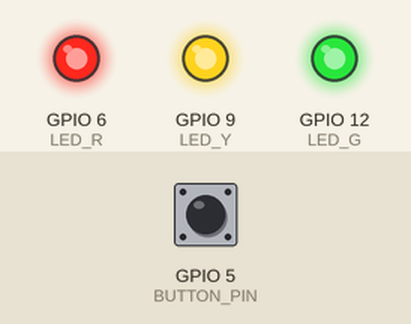
A sketch run on a simulated ESP32-S3. Shown: output pins drawn as LEDs (lit = HIGH). Dashed ring = blinking. The inputs (shaded band) are chosen by the test bench; at power-on: GPIO 5 (BUTTON_PIN) HIGH. WiFi joins after 1.5 s; servers stay silent unless stated; uploads are accepted with an empty reply; random numbers use the default seed unless the sketch sets one; what the sketch prints to the serial monitor is not drawn.

Above: at 3.1 s.
4.1 s: GPIO 5 (BUTTON_PIN) pulled LOW for 0.15 s
At 6.0 s:
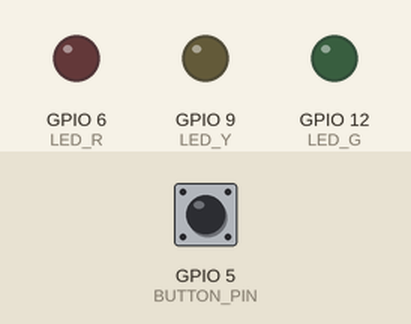
7.1 s: GPIO 5 (BUTTON_PIN) pulled LOW for 1 s
At 7.45 s:
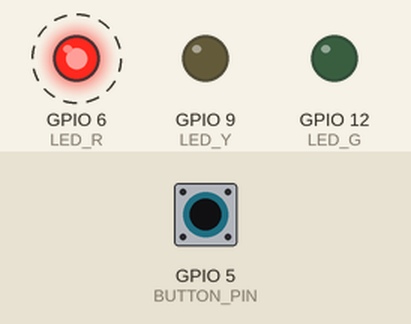
10.1 s: GPIO 5 (BUTTON_PIN) pulsed LOW 5 times (0.12 s each, 0.3 s apart)
At 14.7 s:
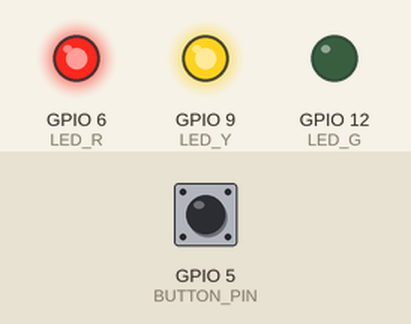
Timing chart, 0 to 20.6 s (numbered marks = the images above; inputs shaded):
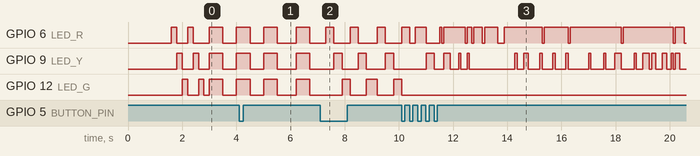

The sketch:

esp32_main.ino
```cpp
// ================================================================
// COM3505 – Internet of Things Assignment
// ESP32 Device: Button Sensor + LED Patterns + Flask Server
//
// Features:
//   1. Wi-Fi connection (Station mode) + IP print
//   2. Button sensor reading (GPIO input)
//   3. HTTP POST → Python Flask server every 3 seconds
//   4. LED patterns: Blink, Chase, Rainbow, Fire
//   5. Pattern control via Flask server (poll /command)
// ================================================================

#include <WiFi.h>
#include <WebServer.h>
#include <WiFiClient.h>
#include <HTTPClient.h>

// ================================================================
const char* wifiSsid     = "Lizzz";
const char* wifiPassword = "12345678";
const char* serverHost   = "172.20.10.2";
const int   serverPort   = 9000;
// ================================================================

// ── LED Pins ─────────────────────────────────────────────────────
#define LED_R   6    // Red    LED → GPIO6
#define LED_Y   9    // Yellow LED → GPIO9
#define LED_G   12   // Green  LED → GPIO12

const int NUM_LEDS = 3;
const int LED_PINS[NUM_LEDS] = { LED_R, LED_Y, LED_G };

// ── Button Pin ───────────────────────────────────────────────────
#define BUTTON_PIN 5   // Push button → GPIO5 (INPUT_PULLUP)

// ── Pattern IDs ──────────────────────────────────────────────────
#define PAT_BLINK    0
#define PAT_CHASE    1
#define PAT_RAINBOW  2
#define PAT_FIRE     3

// ── Global State ─────────────────────────────────────────────────
int  currentPattern   = PAT_BLINK;
int  buttonState      = 0;
int  buttonPressCount = 0;

unsigned long lastSendTime    = 0;
unsigned long lastPatternTime = 0;
unsigned long lastPollTime    = 0;

const unsigned long SEND_INTERVAL = 3000;  // POST every 3 s
const unsigned long POLL_INTERVAL = 2000;  // Poll command every 2 s

// Pattern animation state
int  chaseIndex   = 0;
int  rainbowIndex = 0;
bool blinkState   = false;

// ================================================================
// Wi-Fi Connection
// ================================================================
void connectWiFi() {
  Serial.print("Connecting to Wi-Fi: ");
  Serial.println(wifiSsid);

  WiFi.mode(WIFI_STA);
  WiFi.begin(wifiSsid, wifiPassword);

  unsigned long start = millis();
  while (WiFi.status() != WL_CONNECTED) {
    delay(500);
    Serial.print(".");
    if (millis() - start > 40000) {
      Serial.println("\n[ERROR] Wi-Fi timeout – restarting");
      ESP.restart();
    }
  }

  Serial.println("\n✓ Wi-Fi Connected!");
  Serial.print("  Device IP: ");
  Serial.println(WiFi.localIP());
  Serial.print("  MAC: ");
  Serial.println(WiFi.macAddress());
}

// ================================================================
// HTTP POST /pattern -> Flask  (notify pattern change from button)
// Called when even press triggers auto pattern advance
// ================================================================
void postPatternUpdate(int newPattern) {
  if (WiFi.status() != WL_CONNECTED) return;

  HTTPClient http;
  String url = "http://" + String(serverHost) + ":" + String(serverPort) + "/pattern";
  http.begin(url);
  http.addHeader("Content-Type", "application/json");

  String payload = "{\"pattern\":" + String(newPattern) + "}";
  int httpCode = http.POST(payload);

  if (httpCode > 0) {
    Serial.printf("[PATTERN] Notified Flask → pattern %d  HTTP %d\n", newPattern, httpCode);
  } else {
    Serial.printf("[PATTERN] Failed: %s\n", http.errorToString(httpCode).c_str());
  }
  http.end();
}

// ================================================================
// Button Sensor Reading
// buttonState = 1 when pressed, 0 when released
//
// Auto pattern advance (optional feature):
// Every even press_count -> advance to next pattern
// Blink(0), Chase(1), Rainbow(2), Fire(3), Blink(0) ...
// ================================================================
void readSensor() {
  int raw = digitalRead(BUTTON_PIN);
  int newState = (raw == LOW) ? 1 : 0;  // INPUT_PULLUP: LOW = pressed

  if (newState == 1 && buttonState == 0) {
    buttonPressCount++;
    Serial.printf("[Sensor] Button pressed! Total presses: %d\n", buttonPressCount);

    // Even press -> advance to next pattern
    if (buttonPressCount % 2 == 0) {
      currentPattern = (currentPattern + 1) % 4;  // cycle 0->1->2->3->0
      resetPatternState();
      Serial.printf("[AUTO] Even press → Pattern advanced to %d\n", currentPattern);
      postPatternUpdate(currentPattern);  // notify Flask immediately
    }
  }
  buttonState = newState;
}

// ================================================================
// HTTP POST -> Flask
// JSON: { "button": 0, "press_count": 5, "pattern": 1 }
// ================================================================
void postSensorData() {
  if (WiFi.status() != WL_CONNECTED) return;

  HTTPClient http;
  String url = "http://" + String(serverHost) + ":" + String(serverPort) + "/data";
  http.begin(url);
  http.addHeader("Content-Type", "application/json");

  String payload = "{";
  payload += "\"button\":"      + String(buttonState)      + ",";
  payload += "\"press_count\":" + String(buttonPressCount)  + ",";
  payload += "\"pattern\":"     + String(currentPattern);
  payload += "}";

  int httpCode = http.POST(payload);

  if (httpCode > 0) {
    Serial.printf("[POST] Sent → %s  HTTP %d\n", url.c_str(), httpCode);
  } else {
    Serial.printf("[POST] Failed: %s\n", http.errorToString(httpCode).c_str());
  }
  http.end();
}

// ================================================================
// HTTP GET /command <- Flask  (pattern control from browser)
// Response: plain text "0"–"3"
// ================================================================
void pollCommand() {
  if (WiFi.status() != WL_CONNECTED) return;

  HTTPClient http;
  String url = "http://" + String(serverHost) + ":" + String(serverPort) + "/command";
  http.begin(url);

  int httpCode = http.GET();
  if (httpCode == 200) {
    String body = http.getString();
    body.trim();
    int newPattern = body.toInt();
    if (newPattern >= 0 && newPattern <= 3 && newPattern != currentPattern) {
      currentPattern = newPattern;
      Serial.printf("[CMD] Pattern changed to %d\n", currentPattern);
      resetPatternState();
    }
  }
  http.end();
}

// ================================================================
// Reset animation state when pattern switches
// ================================================================
void resetPatternState() {
  chaseIndex   = 0;
  rainbowIndex = 0;
  blinkState   = false;
  for (int i = 0; i < NUM_LEDS; i++) digitalWrite(LED_PINS[i], LOW);
}

// ================================================================
// LED Pattern Engine
// ================================================================

// ── BLINK: all LEDs toggle every 500 ms ─────────────────────────
void patternBlink() {
  unsigned long now = millis();
  if (now - lastPatternTime < 500) return;
  lastPatternTime = now;

  blinkState = !blinkState;
  for (int i = 0; i < NUM_LEDS; i++)
    digitalWrite(LED_PINS[i], blinkState ? HIGH : LOW);
}

// ── CHASE: one LED at a time, moves forward ──────────────────────
void patternChase() {
  unsigned long now = millis();
  if (now - lastPatternTime < 300) return;
  lastPatternTime = now;

  for (int i = 0; i < NUM_LEDS; i++)
    digitalWrite(LED_PINS[i], (i == chaseIndex) ? HIGH : LOW);

  chaseIndex = (chaseIndex + 1) % NUM_LEDS;
}

// ── RAINBOW: cycle R->Y->G->R repeatedly ───────────────────────────
void patternRainbow() {
  unsigned long now = millis();
  if (now - lastPatternTime < 400) return;
  lastPatternTime = now;

  const int seq[3][3] = {
    {1,0,0},  // R
    {0,1,0},  // Y
    {0,0,1},  // G
  };

  for (int i = 0; i < NUM_LEDS; i++)
    digitalWrite(LED_PINS[i], seq[rainbowIndex][i] ? HIGH : LOW);

  rainbowIndex = (rainbowIndex + 1) % 3;
}

// ── FIRE/FLAME: random flicker with warm-colour bias ─────────────
// Red flickers fast, Yellow flickers slower, Green stays off
void patternFire() {
  unsigned long now = millis();
  if (now - lastPatternTime < 80) return;
  lastPatternTime = now;

  // Weighted random for "warm" effect
  int r = random(0, 10);

  if (r < 6) {
    // 60%: Red on, Yellow random, Green off
    digitalWrite(LED_R, HIGH);
    digitalWrite(LED_Y, (random(0,2) == 0) ? HIGH : LOW);
    digitalWrite(LED_G, LOW);
  } else if (r < 9) {
    // 30%: Red only
    digitalWrite(LED_R, HIGH);
    digitalWrite(LED_Y, LOW);
    digitalWrite(LED_G, LOW);
  } else {
    // 10%: all off -> ember effect
    digitalWrite(LED_R, LOW);
    digitalWrite(LED_Y, LOW);
    digitalWrite(LED_G, LOW);
  }
}

// Dispatch to active pattern
void runPattern() {
  switch (currentPattern) {
    case PAT_BLINK:   patternBlink();   break;
    case PAT_CHASE:   patternChase();   break;
    case PAT_RAINBOW: patternRainbow(); break;
    case PAT_FIRE:    patternFire();    break;
    default:          patternBlink();   break;
  }
}

// ================================================================
// setup()
// ================================================================
void setup() {
  Serial.begin(115200);
  delay(100);
  Serial.println("\n=== COM3505 IoT Assignment – ESP32 Start ===");

  // LED pins as OUTPUT
  for (int i = 0; i < NUM_LEDS; i++) {
    pinMode(LED_PINS[i], OUTPUT);
    digitalWrite(LED_PINS[i], LOW);
  }

  // Button pin as INPUT with internal pull-up
  pinMode(BUTTON_PIN, INPUT_PULLUP);

  // Connect to Wi-Fi
  connectWiFi();

  // Startup chase to confirm LEDs working
  for (int rep = 0; rep < 2; rep++) {
    for (int i = 0; i < NUM_LEDS; i++) {
      for (int j = 0; j < NUM_LEDS; j++)
        digitalWrite(LED_PINS[j], j == i ? HIGH : LOW);
      delay(200);
    }
  }
  for (int i = 0; i < NUM_LEDS; i++) digitalWrite(LED_PINS[i], LOW);

  Serial.println("=== Setup complete. Entering loop. ===\n");
}

// ================================================================
// loop()
// ================================================================
void loop() {
  unsigned long now = millis();

  // 1. Read button every loop
  readSensor();

  // 2. POST sensor data to Flask every 3 seconds
  if (now - lastSendTime >= SEND_INTERVAL) {
    lastSendTime = now;
    postSensorData();
  }

  // 3. Poll Flask for pattern command every 2 seconds
  if (now - lastPollTime >= POLL_INTERVAL) {
    lastPollTime = now;
    pollCommand();
  }

  // 4. Run active LED pattern
  runPattern();
}
```
